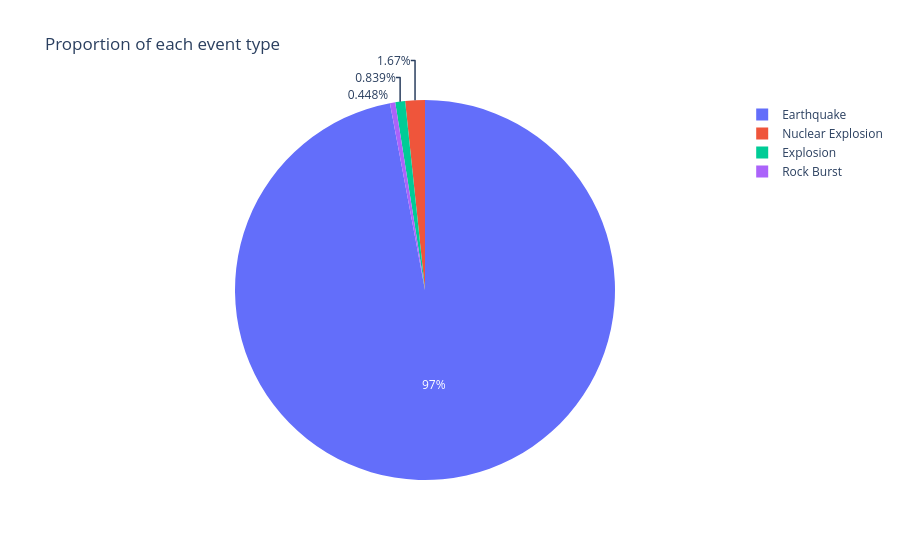

The notebook cell this image was saved under:
### Markdown cell above
## Task 6: Show the proportion of each event type

The dataset contains four event types. Before focusing on earthquakes, confirm how rare the other types are. A pie chart answers this in one glance.

### Instructions

In the next code cell:

1. Count how many rows fall into each category of the `Type` column with `df["Type"].value_counts()`. Store the result in `type_counts`. The result is a pandas Series with the type as the index and the count as the value.

2. Convert the Series into a regular DataFrame with two columns. Pandas `value_counts()` returns a Series where the index is the category, and Plotly Express prefers a DataFrame:
   - `type_counts_df = type_counts.reset_index()`. This turns the index into a real column.
   - Rename the columns explicitly: `type_counts_df.columns = ["Type", "Count"]`.

3. Build the pie chart with `px.pie(...)`. Assign to `fig`. Pass:
   - The DataFrame: `type_counts_df`.
   - `names="Type"` (the slice labels).
   - `values="Count"` (the slice sizes).
   - `title="Proportion of each event type"`.

4. Call `fig.show()`.

### Code cell
# Count the events of each type
# your code here

### Figure 1 — Plotly figure (JSON) as saved in the notebook; plotly's stock layout.template omitted (floating-point values rounded to 4 significant figures)
{"data": [{"domain": {"x": [0, 1], "y": [0, 1]}, "hovertemplate": "Type=%{label}<br>Count=%{value}<extra></extra>", "labels": ["Earthquake", "Nuclear Explosion", "Explosion", "Rock Burst"], "legendgroup": "", "name": "", "showlegend": true, "type": "pie", "values": [22320, 384, 193, 103]}], "layout": {"legend": {"tracegroupgap": 0}, "title": {"text": "Proportion of each event type"}}}
